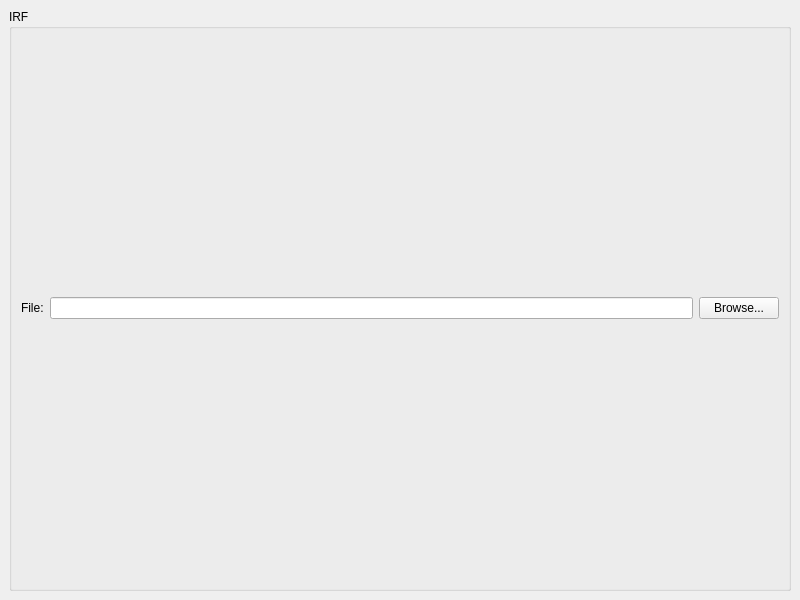
<?xml version="1.0" encoding="UTF-8"?>
<ui version="4.0">
 <class>MainWindow</class>
 <widget class="QMainWindow" name="MainWindow">
  <property name="geometry">
   <rect>
    <x>0</x>
    <y>0</y>
    <width>800</width>
    <height>600</height>
   </rect>
  </property>
  <property name="windowTitle">
   <string>ScopeFoundry Data Browser</string>
  </property>
  <widget class="QWidget" name="centralwidget">
   <layout class="QVBoxLayout" name="verticalLayout_2">
    <item>
     <widget class="QSplitter" name="splitter">
      <property name="orientation">
       <enum>Qt::Horizontal</enum>
      </property>
      <widget class="QGroupBox" name="groupBox">
       <property name="title">
        <string>IRF</string>
       </property>
       <layout class="QGridLayout" name="gridLayout_2">
        <item row="0" column="1">
         <widget class="QLineEdit" name="data_filename_lineEdit"/>
        </item>
        <item row="0" column="2">
         <widget class="QPushButton" name="data_filename_browse_IRF_pushButton">
          <property name="text">
           <string>Browse...</string>
          </property>
         </widget>
        </item>
        <item row="0" column="0">
         <widget class="QLabel" name="label_2">
          <property name="text">
           <string>File:</string>
          </property>
         </widget>
        </item>
       </layout>
      </widget>
     </widget>
    </item>
    <item>
     <layout class="QGridLayout" name="dataview_layout"/>
    </item>
   </layout>
  </widget>
 </widget>
 <resources/>
 <connections/>
</ui>
